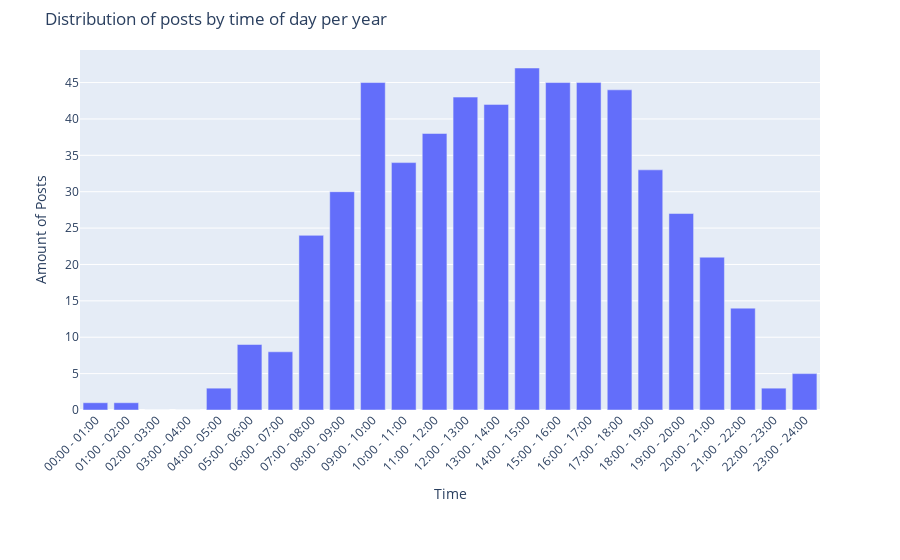

The notebook cell this image was saved under:
### Markdown cell above
#### Amount of Posts posted per hour of a day

### Code cell
df_posts['date_local'] = pd.to_datetime(df_posts['date_local'])

df_posts['year'] = df_posts['date_local'].dt.year
df_posts['hour'] = df_posts['date_local'].dt.hour

df_hourly_grouped = df_posts.groupby('hour', observed=True).size().reset_index(name='amount_posts')

all_hours = pd.DataFrame({'hour': list(range(24))})
df_hourly_grouped = all_hours.merge(df_hourly_grouped, on='hour', how='left')
df_hourly_grouped['amount_posts'] = df_hourly_grouped['amount_posts'].fillna(0).astype(int)

df_hourly_grouped['Time'] = df_hourly_grouped['hour'].apply(lambda h: f"{h:02d}:00 - {h+1:02d}:00")

df_hourly_grouped = df_hourly_grouped.sort_values(by='hour')

fig = px.bar(
    df_hourly_grouped,
    x='Time',
    y='amount_posts',
    title='Distribution of posts by time of day per year',
    labels={'amount_posts': 'Amount of Posts', 'Time': 'Time', 'year': 'Year'}
)

fig.update_layout(
    xaxis_tickangle=-45,
    yaxis=dict(showgrid=True),
    margin=dict(t=50, b=150)
)

fig.show()

### Figure 1 — Plotly figure (JSON) as saved in the notebook; plotly's stock layout.template omitted (floating-point values rounded to 4 significant figures)
{"data": [{"hovertemplate": "Time=%{x}<br>Amount of Posts=%{y}<extra></extra>", "legendgroup": "", "marker": {"color": "#636efa", "pattern": {"shape": ""}}, "name": "", "orientation": "v", "showlegend": false, "textposition": "auto", "type": "bar", "x": ["00:00 - 01:00", "01:00 - 02:00", "02:00 - 03:00", "03:00 - 04:00", "04:00 - 05:00", "05:00 - 06:00", "06:00 - 07:00", "07:00 - 08:00", "08:00 - 09:00", "09:00 - 10:00", "10:00 - 11:00", "11:00 - 12:00", "12:00 - 13:00", "13:00 - 14:00", "14:00 - 15:00", "15:00 - 16:00", "16:00 - 17:00", "17:00 - 18:00", "18:00 - 19:00", "19:00 - 20:00", "20:00 - 21:00", "21:00 - 22:00", "22:00 - 23:00", "23:00 - 24:00"], "xaxis": "x", "y": [1, 1, 0, 0, 3, 9, 8, 24, 30, 45, 34, 38, 43, 42, 47, 45, 45, 44, 33, 27, 21, 14, 3, 5], "yaxis": "y"}], "layout": {"barmode": "relative", "legend": {"tracegroupgap": 0}, "margin": {"b": 150, "t": 50}, "title": {"text": "Distribution of posts by time of day per year"}, "xaxis": {"anchor": "y", "domain": [0, 1], "tickangle": -45, "title": {"text": "Time"}}, "yaxis": {"anchor": "x", "domain": [0, 1], "showgrid": true, "title": {"text": "Amount of Posts"}}}}
